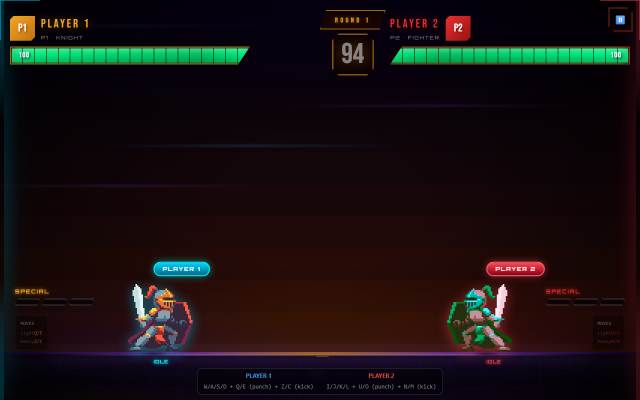
#> input picture pivot2_idle.png, 1280 x 800 px, found by its file name (shown at 1/2 size); its folder holds 4 pictures in this run
$ python pivot2_band.py
#> lines starting #> are read from the running program, lines starting #| are printed output that depends on the picture
from PIL import Image
import os

OUT = r"C:\Users\azama\VS Code\PROJECTS\01 Academic and Tutorial Projects\zeroController"

# Crop a tight band around P1 sprite on each image, looking for atlas bleed.
# We need to find the P1 sprite first. Use idle to find the bounding box of bright pixels.
# Simpler: crop a wider band and zoom heavily to spot any adjacent ghost.

poses = ["idle", "run", "punch", "kick", "jump"]
for pose in poses:
    src = os.path.join(OUT, f"pivot2_{pose}.png")
    if not os.path.exists(src):
        continue
    im = Image.open(src).convert("RGBA")
    w, h = im.size
#> w = 1280; h = 800
    # Looking at the screenshots, P1 in 1280x800 viewport:
    # idle px ~ x: 380-470, y: 420-540
    # we want a wide band around that to spot adjacent frames
    band = im.crop((300, 360, 620, 600))
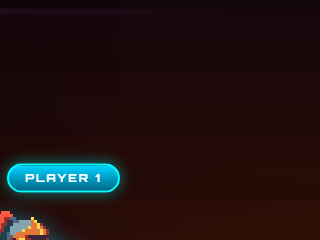
#> band: PIL image 320x240 RGBA; mean R, G, B, A 31.9, 18.8, 19, 255
    bw, bh = band.size
#> bw = 320; bh = 240
    band = band.resize((bw*4, bh*4), Image.NEAREST)
#> band: PIL image 1280x960 RGBA
    band.save(os.path.join(OUT, f"pivot2_{pose}_band.png"))
    print("saved band", pose)
